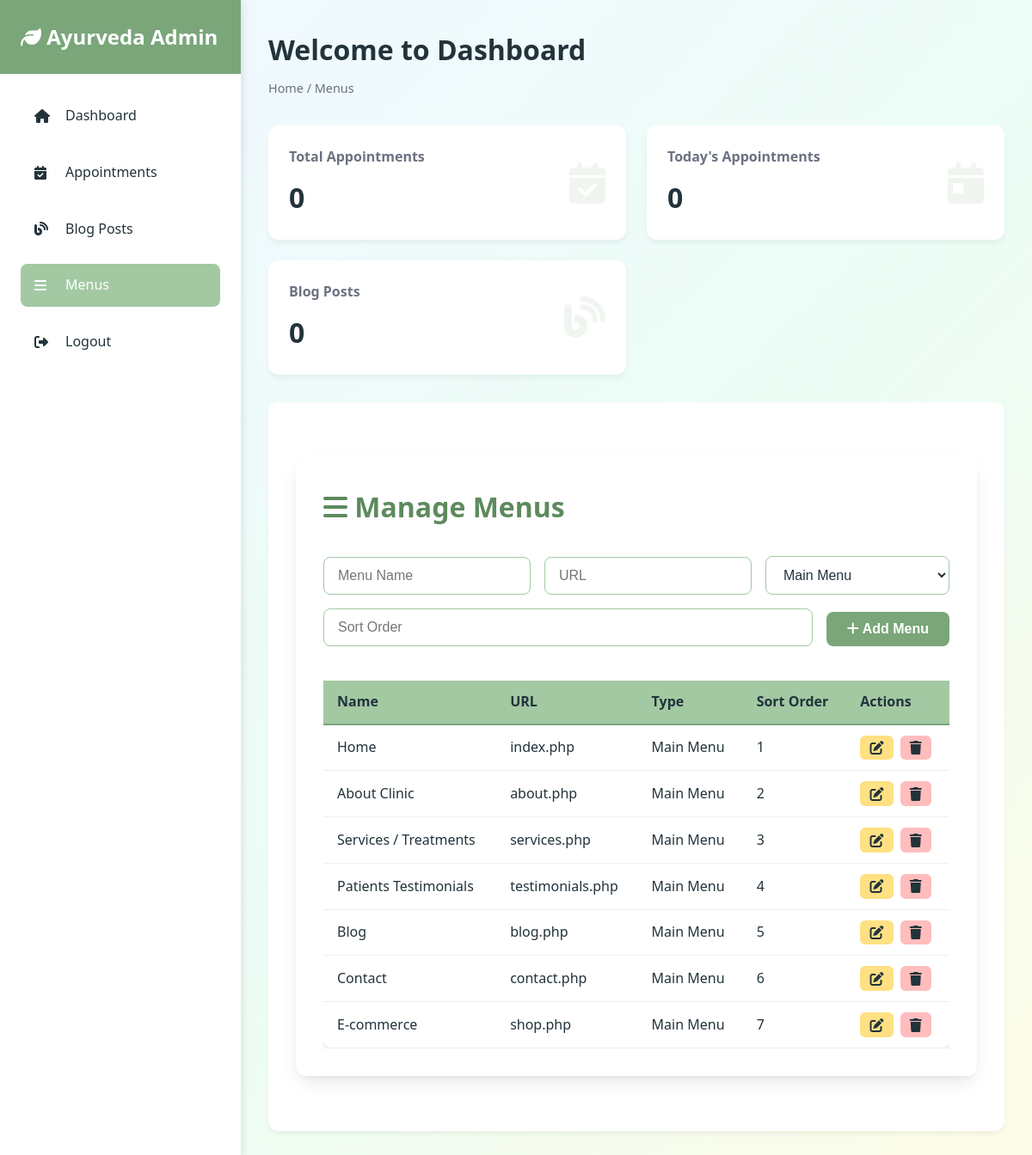
Page /admin/dashboard.php?page=menus (signed in) on the committed database.
### tables this page shows
CREATE TABLE menus (
    id INT AUTO_INCREMENT PRIMARY KEY,
    name VARCHAR(100) NOT NULL,
    url VARCHAR(255),
    parent_id INT DEFAULT 0,
    sort_order INT DEFAULT 0,
    created_at TIMESTAMP DEFAULT CURRENT_TIMESTAMP
);

### admin/manage_menus.php (the view, shortened to what this page needs)
<?php
include '../db.php';
$sql = "SELECT * FROM menus ORDER BY sort_order";
$result = $conn->query($sql);
$menus = [];
while ($row = $result->fetch_assoc()) {
    $menus[] = $row;
}
?>
<link rel="stylesheet" href="https://cdnjs.cloudflare.com/ajax/libs/font-awesome/6.4.0/css/all.min.css">
<div class="menus-section">
    <div class="menus-header">
        <h2><i class="fas fa-bars"></i> Manage Menus</h2>
    </div>
    <form method="POST" class="menus-form">
        <input type="text" name="name" placeholder="Menu Name" required>
        <input type="text" name="url" placeholder="URL">
        <select name="parent_id">
            <option value="0">Main Menu</option>
        </select>
        <input type="number" name="sort_order" placeholder="Sort Order">
        <button type="submit"><i class="fas fa-plus"></i> Add Menu</button>
    </form>
    <div class="menus-table-wrapper">
        <table class="menus-table">
            <thead>
                <tr>
                    <th>Name</th>
                    <th>URL</th>
                    <th>Type</th>
                    <th>Sort Order</th>
                    <th>Actions</th>
                </tr>
            </thead>
            <tbody>
                <?php foreach ($menus as $menu) { ?>
                <tr>
                    <td><?php echo htmlspecialchars($menu['name']); ?></td>
                    <td><?php echo htmlspecialchars($menu['url']); ?></td>
                    <td><?php echo $menu['parent_id'] > 0 ? 'Submenu' : 'Main Menu'; ?></td>
                    <td><?php echo htmlspecialchars($menu['sort_order']); ?></td>
                    <td>
                        <div class="action-btns">
                            <a href="edit_menu.php?id=<?php echo $menu['id']; ?>" class="action-btn edit" title="Edit"><i class="fas fa-edit"></i></a>
                            <a href="delete_menu.php?id=<?php echo $menu['id']; ?>" class="action-btn delete" title="Delete" onclick="return confirm('Are you sure you want to delete this menu?');"><i class="fas fa-trash"></i></a>
                        </div>
                    </td>
                </tr>
                <?php } ?>
            </tbody>
        </table>
    </div>
</div>

### css/style.css (style rules this page uses)
:root { --accent:#7aa67a; --accent-light:#a3c9a3; --accent-dark:#5d8a5d; --dark:#22333b; --dark-light:#374151; --muted:#6b7280; --light:#f8fafc; --white:#ffffff; --bg-gradient: linear-gradient(135deg, #f0f9ff 0%, #ecfdf5 50%, #fefce8 100%); --card: rgba(255,255,255,0.95); --shadow: 0 10px 25px -5px rgba(0, 0, 0, 0.1), 0 4px 6px -2px rgba(0, 0, 0, 0.05); --shadow-lg: 0 20px 25px -5px rgba(0, 0, 0, 0.1), 0 10px 10px -5px rgba(0, 0, 0, 0.04); --border-radius: 12px; --transition: all 0.3s ease; }
* { box-sizing:border-box }
html { scroll-behavior: smooth; }
html,body { height:100%; margin:0; font-family: 'Segoe UI', Tahoma, Geneva, Verdana, sans-serif; line-height: 1.6; }
body { background: var(--bg-gradient); color:var(--dark); -webkit-font-smoothing:antialiased; position:relative; overflow-x: hidden; margin: 0; padding: 0; width: 100%; }
*, *::before, *::after { transition: background-color 0.3s ease, color 0.3s ease, border-color 0.3s ease, transform 0.3s ease; }
h1, h2, h3, h4 { font-family: 'Segoe UI', Tahoma, Geneva, Verdana, sans-serif; }
h2 { font-size:26px; font-weight:700; margin-top:18px; }

### admin/manage_menus.php (style rules this page uses)
.menus-section { max-width: 900px; margin: 2rem auto; padding: 2rem; background: var(--card); border-radius: var(--border-radius); box-shadow: var(--shadow); }
.menus-header { display: flex; align-items: center; justify-content: space-between; margin-bottom: 2rem; }
.menus-header h2 { color: var(--accent-dark); margin: 0; font-size: 2rem; }
.menus-form { display: flex; flex-wrap: wrap; gap: 1rem; margin-bottom: 2.5rem; align-items: flex-end; }
.menus-form input, .menus-form select { padding: 0.75rem 1rem; border: 1px solid var(--accent-light); border-radius: 8px; font-size: 1rem; background: var(--white); color: var(--dark); flex: 1 1 180px; }
.menus-form button { background: var(--accent); color: var(--white); border: none; border-radius: 8px; padding: 0.7rem 1.5rem; font-size: 1rem; cursor: pointer; transition: background 0.2s; font-weight: 600; }
.menus-table-wrapper { overflow-x: auto; }
.menus-table { width: 100%; border-collapse: collapse; background: var(--white); border-radius: var(--border-radius); box-shadow: var(--shadow); }
.menus-table th, .menus-table td { padding: 0.75rem 1rem; text-align: left; }
.menus-table th { background: var(--accent-light); color: var(--dark); font-weight: 600; border-bottom: 2px solid var(--accent); }
.menus-table tr { transition: background 0.2s; }
.menus-table td { border-bottom: 1px solid #eee; vertical-align: middle; }
.action-btns { display: flex; gap: 0.5rem; }
.action-btn { display: inline-flex; align-items: center; justify-content: center; padding: 0.4rem 0.7rem; border: none; border-radius: 6px; background: var(--accent-light); color: var(--dark); font-size: 1rem; cursor: pointer; transition: background 0.2s, color 0.2s; text-decoration: none; }
.action-btn.edit { background: #ffe082; color: var(--dark); }
.action-btn.delete { background: #ffbdbd; color: var(--dark); }

### rows in the picture
menus: name "Home", url "index.php", parent_id "Main Menu", sort_order "1"
menus: name "About Clinic", url "about.php", parent_id "Main Menu", sort_order "2"
menus: name "Services / Treatments", url "services.php", parent_id "Main Menu", sort_order "3"
menus: name "Patients Testimonials", url "testimonials.php", parent_id "Main Menu", sort_order "4"
menus: name "Blog", url "blog.php", parent_id "Main Menu", sort_order "5"
menus: name "Contact", url "contact.php", parent_id "Main Menu", sort_order "6"
menus: name "E-commerce", url "shop.php", parent_id "Main Menu", sort_order "7"

### other values in the picture
$_GET['page'] "Menus"
$stats['appointments'] "0"
$stats['today_appointments'] "0"
$stats['blog_posts'] "0"
